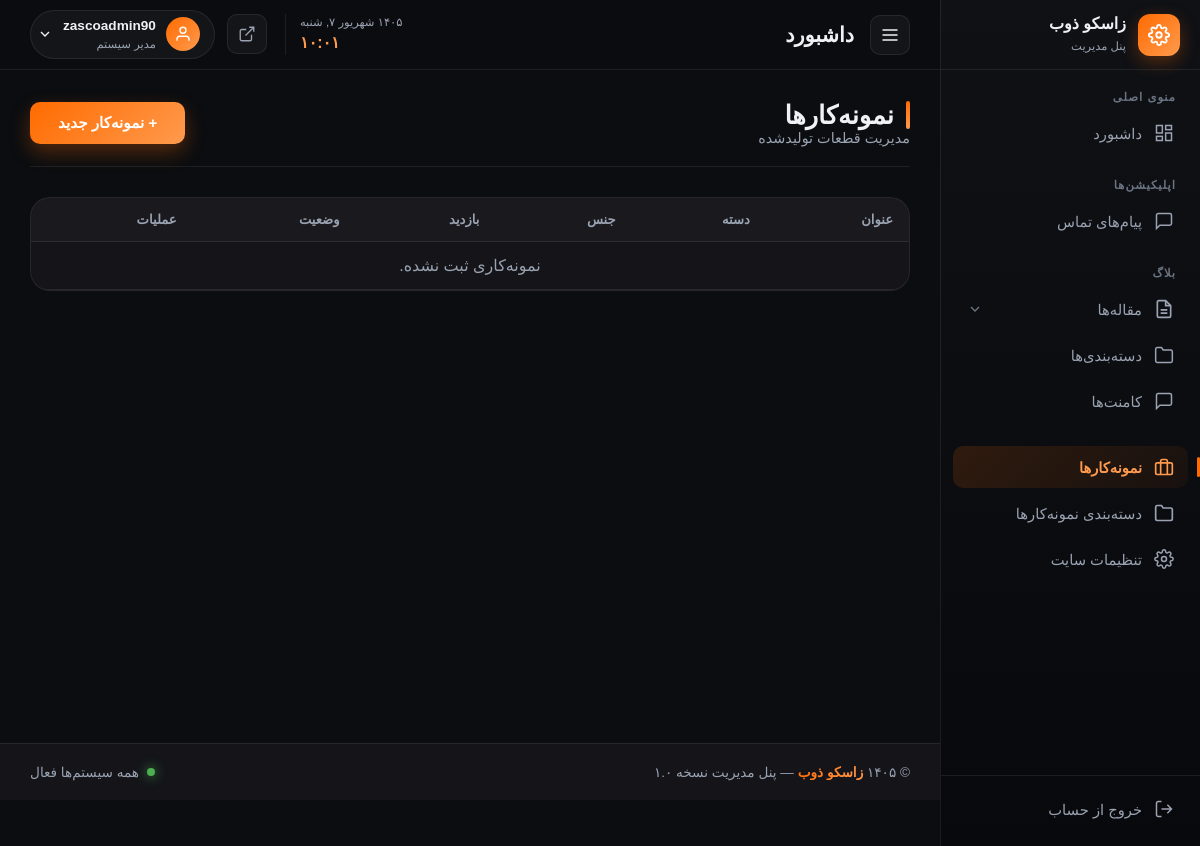
The app's page /zasco-admin-x9k2p/portfolio/ (signed in), older data.
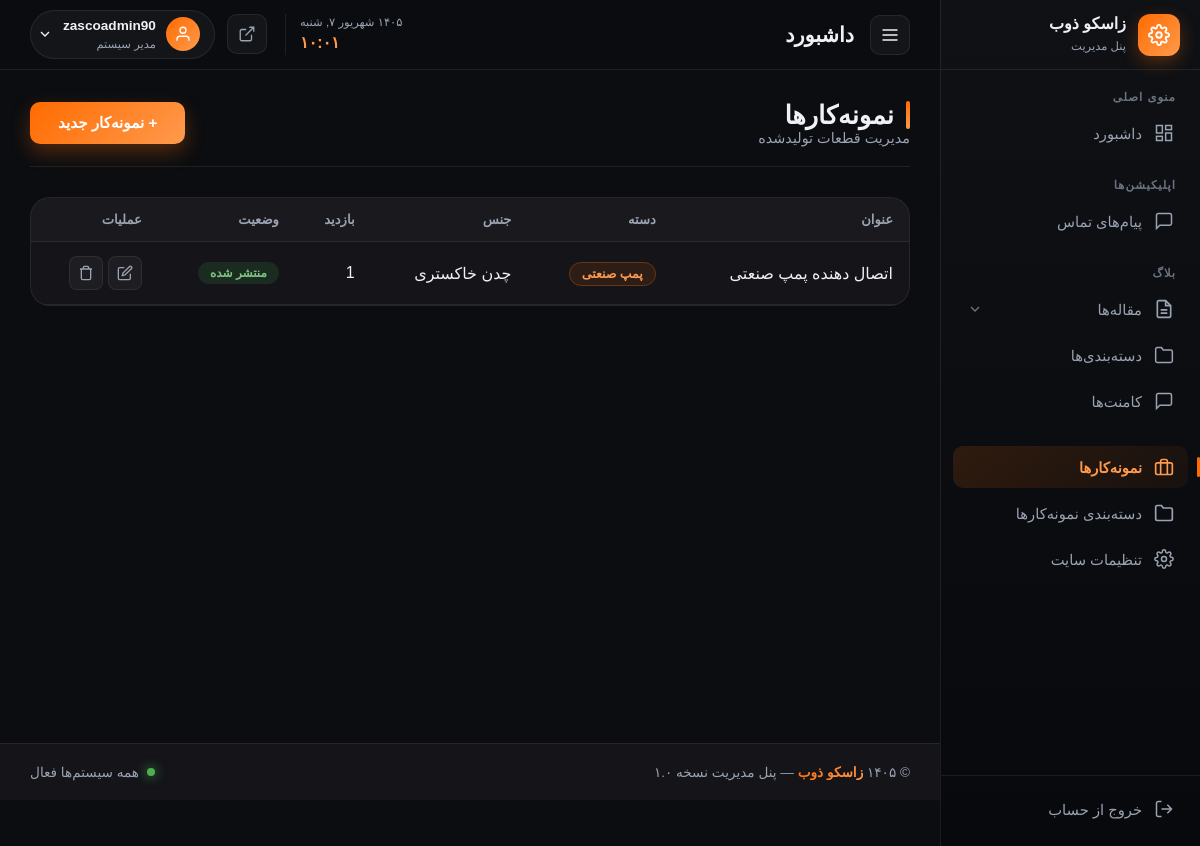
The same page, newer data.
### portfolio/models.py (models this page shows, shortened)
class PortfolioItem(SoftDeleteModel):
    title = models.CharField('عنوان قطعه', max_length=200)
    slug = models.SlugField('اسلاگ', max_length=220, unique=True, allow_unicode=True)
    category = models.ForeignKey(
        PortfolioCategory, verbose_name='دسته',
        null=True, blank=True, on_delete=models.SET_NULL, related_name='items'
    )
    summary = models.CharField('خلاصه', max_length=300, blank=True)
    content = RichTextUploadingField('توضیحات کامل', blank=True)
    featured_image = models.ImageField('تصویر شاخص', upload_to='portfolio/%Y/%m/')
    image_alt = models.CharField('متن جایگزین تصویر (سئو)', max_length=200, blank=True)
    material = models.CharField('جنس آلیاژ', max_length=100, blank=True)
    weight = models.CharField('وزن قطعه', max_length=50, blank=True)
    standard = models.CharField('استاندارد', max_length=100, blank=True)
    meta_description = models.CharField('توضیحات متا سئو', max_length=300, blank=True)
    published = models.BooleanField('منتشر شده', default=True)
    views = models.PositiveIntegerField('بازدید', default=0)
    created = models.DateTimeField('تاریخ ایجاد', auto_now_add=True)
    updated = models.DateTimeField('به‌روزرسانی', auto_now=True)
    class Meta:
        verbose_name = 'نمونه‌کار'
        verbose_name_plural = 'نمونه‌کارها'
        ordering = ['-created']

class PortfolioCategory(SoftDeleteModel):
    title = models.CharField('عنوان دسته', max_length=120)
    slug = models.SlugField('اسلاگ', max_length=160, unique=True, allow_unicode=True)
    description = models.TextField('توضیحات سئو', blank=True)
    order = models.PositiveIntegerField('ترتیب', default=0)
    class Meta:
        verbose_name = 'دسته نمونه‌کار'
        verbose_name_plural = 'دسته‌های نمونه‌کار'
        ordering = ['order', 'title']

### panel/views.py (the view)
# urls.py: path('portfolio/', views.portfolio_list, name='portfolio_list'),
@login_required
def portfolio_list(request):
    if not request.user.is_staff:
        return redirect('panel:login')
    items = PortfolioItem.objects.select_related('category').order_by('-created')
    paginator = Paginator(items, 10)
    items = paginator.get_page(request.GET.get('page'))
    return render(request, 'main_pages/portfolio/portfolio_list.html', {'items': items})

### main/context_processors.py (called while the page is built)
def site_settings(request):
    return {'site': SiteSetting.load()}

### main/models.py (called while the page is built)
    def get_queryset(self):
        return super().get_queryset().filter(is_deleted=False)

    @classmethod
    def load(cls):
        obj, _ = cls.objects.get_or_create(pk=1)
        return obj

### panel/context_processors.py (called while the page is built)
def panel_badges(request):
    if not (request.user.is_authenticated and request.user.is_staff):
        return {}
    return {
        'pending_comments': Comment.objects.filter(approved=False, is_deleted=False).count(),
    }

### panel/templates/main_pages/portfolio/portfolio_list.html (shortened to what this page needs)
{% extends 'layouts/panel_base.html' %}
{% block content %}
<div class="page-header">
    <div>
        <h1 class="page-title">نمونه‌کارها</h1>
        <p class="page-subtitle">مدیریت قطعات تولیدشده</p>
    </div>
    <a href="{% url 'panel:portfolio_add' %}" class="btn-primary">+ نمونه‌کار جدید</a>
</div>
<div class="card">
    <div class="table-responsive">
        <table class="data-table">
            <thead>
                <tr><th>عنوان</th><th>دسته</th><th>جنس</th><th>بازدید</th><th>وضعیت</th><th>عملیات</th></tr>
            </thead>
            <tbody>
            {% for it in items %}
            <tr>
                <td>{{ it.title }}</td>
                <td>{% if it.category %}<span class="cat-child">{{ it.category.title }}</span>{% else %}<span class="badge badge-warning">بدون دسته</span>{% endif %}</td>
                <td>{{ it.material|default:'—' }}</td>
                <td>{{ it.views }}</td>
                <td>{% if it.published %}<span class="badge badge-success">منتشر شده</span>{% else %}<span class="badge badge-danger">پیش‌نویس</span>{% endif %}</td>
                <td>
                    <a href="{% url 'panel:portfolio_edit' it.id %}" class="btn-icon" title="ویرایش">
                        <svg viewBox="0 0 24 24" fill="none" stroke="currentColor" stroke-width="2"><path d="M11 4H4a2 2 0 0 0-2 2v14a2 2 0 0 0 2 2h14a2 2 0 0 0 2-2v-7"/><path d="M18.5 2.5a2.121 2.121 0 0 1 3 3L12 15l-4 1 1-4 9.5-9.5z"/></svg>
                    </a>
                    <a href="{% url 'panel:portfolio_delete' it.id %}" class="btn-icon danger" title="حذف" onclick="return confirm('حذف شود؟')">
                        <svg viewBox="0 0 24 24" fill="none" stroke="currentColor" stroke-width="2"><polyline points="3 6 5 6 21 6"/><path d="M19 6v14a2 2 0 0 1-2 2H7a2 2 0 0 1-2-2V6m3 0V4a2 2 0 0 1 2-2h4a2 2 0 0 1 2 2v2"/></svg>
                    </a>
                </td>
            </tr>
            {% empty %}
            <tr><td colspan="6" class="text-center">نمونه‌کاری ثبت نشده.</td></tr>
            {% endfor %}
            </tbody>
        </table>
    </div>
</div>
{% endblock %}

Row changes from the older to the newer data that the page shows:
added PortfolioItem: title "اتصال دهنده پمپ صنعتی", category "پمپ صنعتی", material "چدن خاکستری", views "1", published "منتشر شده"
Text that changed along with them:
text no longer shown: "نمونه‌کاری ثبت نشده."
